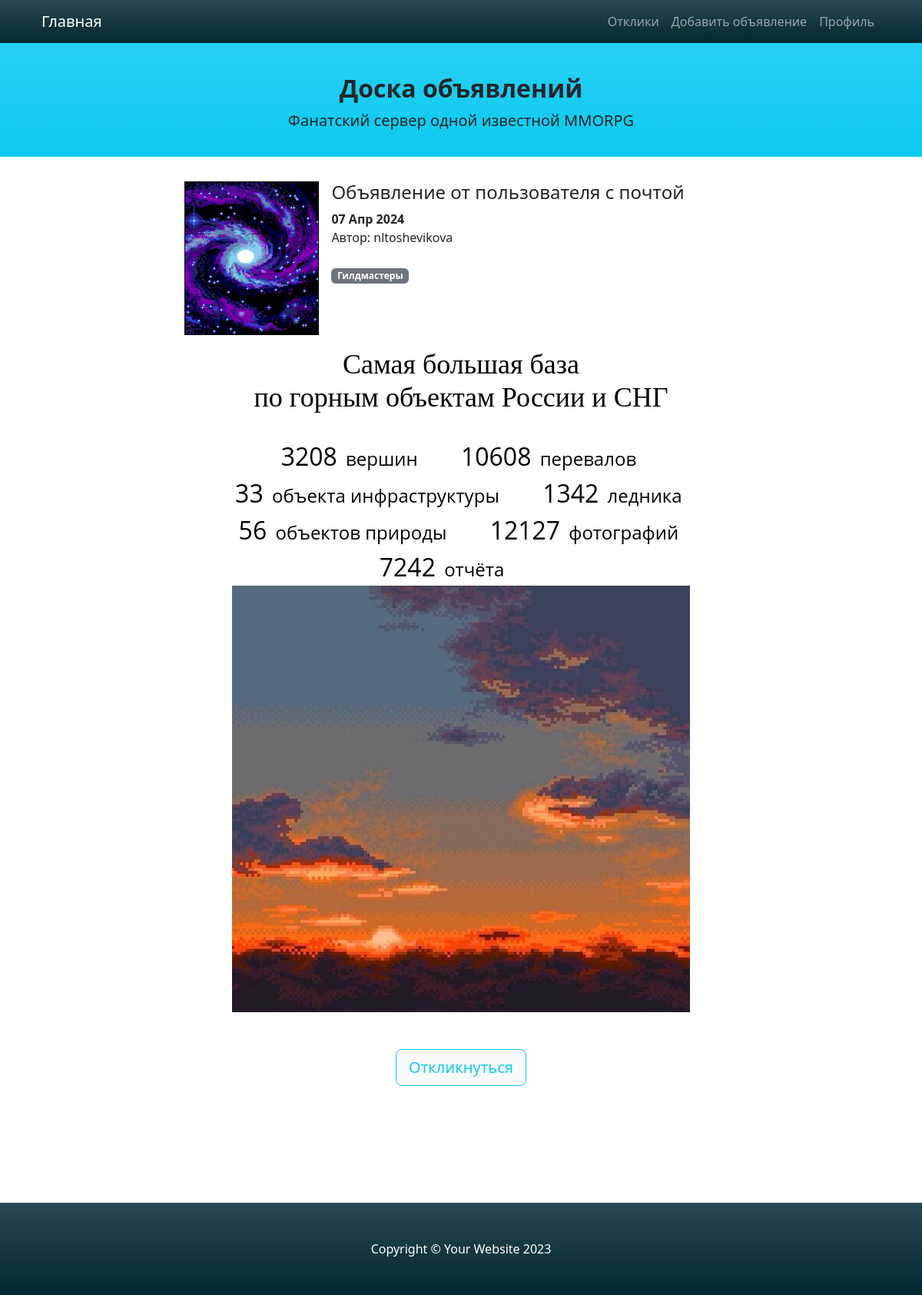
Page /advert/15 on the committed database.
### advapp/models.py (models this page shows, shortened)
class Advert(models.Model):
    title = models.CharField(max_length=511, verbose_name="Заголовок")
    content = models.TextField(verbose_name='Контент')  # here will be WYSIWYG
    icon = models.ImageField(upload_to='icons', default='icons/blanc.png', verbose_name='Изображение для превью')
    category = models.ForeignKey('Category', on_delete=models.PROTECT, verbose_name='Категория')
    user_id = models.ForeignKey(User, on_delete=models.CASCADE, verbose_name='Автор')
    date_creation = models.DateTimeField(auto_now_add=True, verbose_name='date of creation')

class Category(models.Model):
    name = models.CharField(max_length=255, blank=False, unique=True, verbose_name='Категория')
    subscribers = models.ManyToManyField(User, blank=True, related_name='categories', verbose_name="Подписчики")
    def __str__(self):
        return self.name

### advapp/views.py (the view)
# urls.py: path('advert/<int:pk>', AdvertDetail.as_view(), name='advert'),
class AdvertDetail(DetailView):
    model = Advert
    template_name = 'advert.html'
    context_object_name = 'advert'
    def get_context_data(self, **kwargs):
        context = super().get_context_data(**kwargs)
        adv_author = Advert.objects.get(id=self.kwargs['pk']).user_id
        context['is_author'] = self.request.user == adv_author
        responds_authors = Respond.objects.filter(advert_id=self.kwargs['pk']).values('user_id')
        context['responded'] = {'user_id': self.request.user.id} in responds_authors
        return context

### templates/advert.html (shortened to what this page needs)
{% extends 'default.html' %}
{% block content %}
    <div style="display: flex; gap: 1rem;">
        <img src="{{ advert.icon.url }}" style="border: 1px solid black; height: 200px; width: 200px;">
        <div style="width: 100%;">
            <h4><a class="nav-link" href="/advert/{{ advert.pk }}">
                {{ advert.title }}
            </a></h4>
            <div><b>{{ advert.date_creation|date:'d M Y' }}</b></div>
            <div>Автор: {{ advert.user_id.username }}</div>
            <br>
            <a style="text-decoration: none;"
               href="{% url 'advert_cat_list' advert.category.id %}">
                <span class="badge text-bg-secondary">{{ advert.category }}</span>
            </a>
        </div>
    </div>
<br>
<div style="width: 100%;">
    {{ advert.content|safe }}
</div>
<br><br>
    {% if is_author %}
    {% csrf_token %}
    <div class="text-center" >
        <a style="text-decoration: none" href="/advert/{{ advert.pk }}/edit">
            <input class="btn btn-light btn-outline-info" type="button" value="Редактировать" />
        </a>
        <a style="text-decoration: none" href="/advert/{{ advert.pk }}/delete">
            <input id="deleteButton" class="btn btn-light btn-outline-info"
                   type="button" value="Удалить" />
        </a>
    </div>
    {% elif responded %}
    <h5>Вы откликнулись на это объявление</h5>
    {% else %}
        <div class="text-center" >
        <a style="text-decoration: none" href="/advert/{{ advert.pk }}/respond/">
            <input class="btn btn-lg btn-light btn-outline-info" type="button" value="Откликнуться" />
        </a>
    </div>
    {% endif %}
{% endblock content %}

### rows in the picture
Advert: icon (picture), title "Объявление от пользователя с почтой", date_creation "07 Апр 2024", user_id.username "nltoshevikova", category "Гилдмастеры", content "Самая большая база по горным объектам России и СНГ 3208 вершин 10608 перевалов 33 объекта инфраструктуры 1342 ледника 56 объектов природы 12127 фотографий 7242 отчёта", content (picture)
